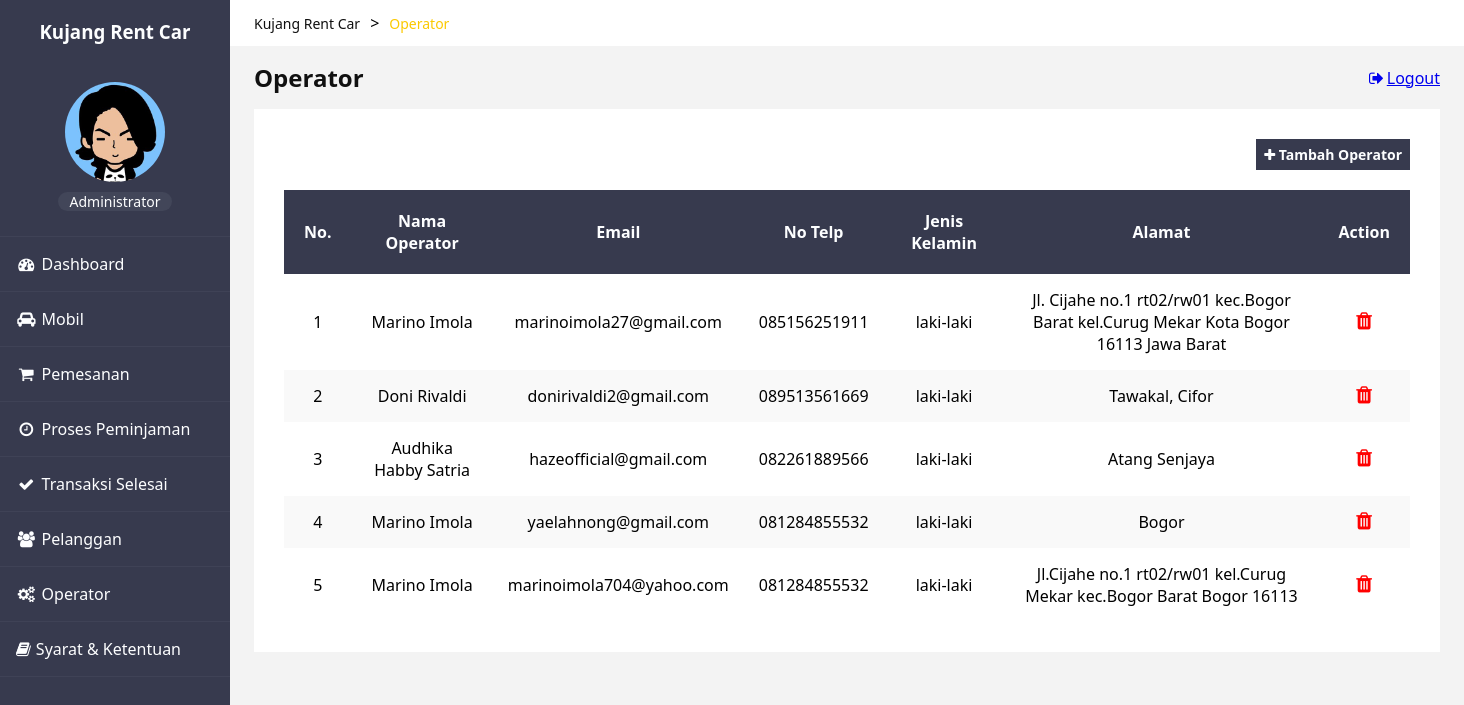
Screenshot of /index.php?page=operators (signed in) with the database file from the repository.
### tables this page shows
CREATE TABLE `tb_users` (
  `id_user` int(11) NOT NULL,
  `email` varchar(30) NOT NULL,
  `password` varchar(255) NOT NULL,
  `api_token` varchar(255) DEFAULT NULL,
  `reset_password_token` varchar(255) DEFAULT NULL,
  `reset_password_expires` datetime DEFAULT NULL,
  `nama` varchar(30) DEFAULT NULL,
  `no_telp` varchar(20) DEFAULT NULL,
  `jenis_kelamin` enum('laki-laki','perempuan') DEFAULT NULL,
  `alamat` text DEFAULT NULL,
  `foto` text DEFAULT NULL,
  `level` enum('admin','operator','user') DEFAULT NULL,
  `created_at` timestamp NULL DEFAULT NULL,
  `updated_at` timestamp NULL DEFAULT NULL
);

### operators.php (the view, shortened to what this page needs)
<?php
    require_once('functions.php');
    $operator = query("SELECT * FROM tb_users WHERE level = 'operator'");
?>
<!DOCTYPE html>
<html lang="en">
<head>
    <link rel="stylesheet" href="css/style.css">
</head>
<body>
    <?php include 'header.php'; ?>
    <div class="card">
        <div class="card-header">
            <a href="index.php?page=operator_add"><i class="fa fa-plus fa-fw" aria-hidden="true"></i>Tambah Operator</a>
        </div>
        <table class="table table-odd" cellspacing="0">
            <thead>
                <tr>
                    <th>No.</th>
                    <th>Nama Operator</th>
                    <th>Email</th>
                    <th>No Telp</th>
                    <th>Jenis Kelamin</th>
                    <th>Alamat</th>
                    <th>Action</th>
                </tr>
            </thead>
            <?php
                $i = 1;
                foreach($operator as $row):
            ?>
            <tbody>
                <tr>
                    <td><?= $i; ?></td>
                    <td><?= $row['nama']; ?></td>
                    <td><?= $row['email']; ?></td>
                    <td><?= $row['no_telp']; ?></td>
                    <td><?= $row['jenis_kelamin']; ?></td>
                    <td><?= $row['alamat']; ?></td>
                    <td>
                        <a onclick="return confirm('Apakah anda ingin menghapus <?= $row['nama']; ?> ?');" href="index.php?page=operator_delete&id=<?= $row['id_user']; ?>"><i class="fa fa-trash" aria-hidden="true"></i></a>
                    </td>
                </tr>
            </tbody>
            <?php
                $i++;
                endforeach;
            ?>
        </table>
    </div>
</body>
</html>

### css/style.css (style rules this page uses)
html, body { margin: 0px; padding: 0px; background-color: #F3F3F3; font-family: 'Segoe UI', Tahoma, Geneva, Verdana, sans-serif; overflow-x: hidden; height: 100%; }
.card { display: flex; flex: 1; margin: 0 12px 24px 12px; background-color: #fff; padding: 30px; box-sizing: border-box; display: flex; flex-direction: column; }
.card-header { display: flex; justify-content: flex-end; margin-bottom: 20px; }
.card-header a { text-decoration: none; color: #FDFEFF; background-color: #373a4e; padding: 6px 8px 6px 5px; font-size: 14px; box-sizing: border-box; font-weight: bold; }
.table.table-odd, .table.table-even { width: 100%; text-align: center; }
.table.table-odd thead, .table.table-even thead { background-color: #373a4e; color: #FDFEFF; }
.table.table-odd thead th, .table.table-even thead th { padding: 20px; }
.table.table-odd tbody:nth-child(odd) { background-color: #f9f9f9; }
.table.table-odd tbody td { padding: 15px; }
.fa-trash, .fa.fa-pencil-square-o, .fa.fa-info-circle { font-size: 20px; }
.fa.fa-trash { color: red; }

### rows the page displays
tb_users: nama "Marino Imola", email "marinoimola27@gmail.com", no_telp "085156251911", jenis_kelamin "laki-laki", alamat "Jl. Cijahe no.1 rt02/rw01 kec.Bogor Barat kel.Curug Mekar Kota Bogor 16113 Jawa Barat"
tb_users: nama "Doni Rivaldi", email "donirivaldi2@gmail.com", no_telp "089513561669", jenis_kelamin "laki-laki", alamat "Tawakal, Cifor"
tb_users: nama "Audhika Habby Satria", email "hazeofficial@gmail.com", no_telp "082261889566", jenis_kelamin "laki-laki", alamat "Atang Senjaya"
tb_users: nama "Marino Imola", email "yaelahnong@gmail.com", no_telp "081284855532", jenis_kelamin "laki-laki", alamat "Bogor"
tb_users: nama "Marino Imola", email "marinoimola704@yahoo.com", no_telp "081284855532", jenis_kelamin "laki-laki", alamat "Jl.Cijahe no.1 rt02/rw01 kel.Curug Mekar kec.Bogor Barat Bogor 16113"

### other values shown
$_SESSION['nama'] "Administrator"
$text "Operator"
